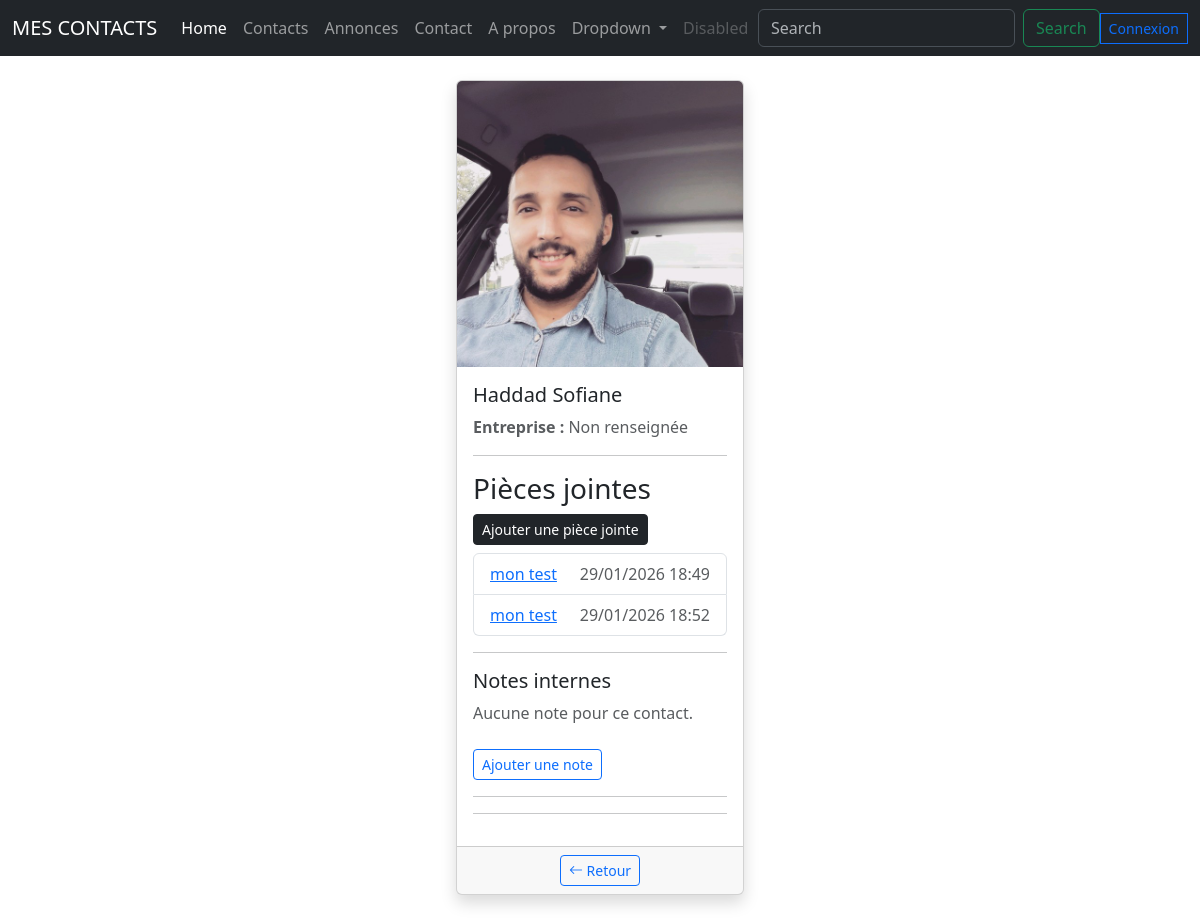
The app's page /contacts/1/ with its own data.
### contacts/models.py (models this page shows, shortened)
class Contact(models.Model):
    nom = models.CharField(max_length=100)
    prenom = models.CharField(max_length=100)
    email = models.EmailField()
    telephone = models.CharField(max_length=20, blank=True, null=True)
    photo = models.ImageField(upload_to="photos_contacts/", blank=True, null=True)
    entreprise = models.ForeignKey("Entreprise", on_delete=models.SET_NULL, null=True, blank=True)
    date_creation = models.DateTimeField(auto_now_add=True)
    date_mise_a_jour = models.DateTimeField(auto_now=True)

class PieceJointe(models.Model):
    contact = models.ForeignKey(Contact, on_delete=models.CASCADE, related_name="pieces_jointes")
    fichier = models.FileField(upload_to="pieces_jointes/")
    nom = models.CharField(max_length=255, blank=True)
    date_upload = models.DateTimeField(auto_now_add=True)

### contacts/views.py (the view)
# urls.py: path("contacts/<int:pk>/", views.contact_detail, name="contact_detail"),
def contact_detail(request, pk):
    contact = get_object_or_404(Contact, pk=pk)
    return render(request, "contacts/contact_detail.html", {"contact": contact})

### contacts/templates/contacts/contact_detail.html (shortened to what this page needs)
{% extends "contacts/base.html" %}
{% block content %}
    <div class="card shadow mx-auto m-4" style="width: 18rem;">
        {% if contact.photo %}
            <img src="{{ contact.photo.url }}" class="card-img-top" alt="...">
        {% else %}
            <span class="text-muted">Aucune photo</span>
        {% endif %}
        <div class="card-body">
             <h5 class="card-title">{{ contact.nom }} {{ contact.prenom }}</h5>
            {% if contact.entreprise %}
                <p class="text-muted mb-2">
                    <strong>Entreprise :</strong>
                    <a href="{% url 'entreprise_detail' contact.entreprise.id %}">
                        {{ contact.entreprise.nom }}
                    </a>
                </p>
            {% else %}
                <p class="text-muted mb-2">
                    <strong>Entreprise :</strong> Non renseignée
                </p>
            {% endif %}
            <hr>
            <h3>Pièces jointes</h3>
            <a href="{% url 'ajouter_piece_jointe' contact.id %}" class="btn btn-sm btn-dark mb-2">
                Ajouter une pièce jointe
            </a>
            <ul class="list-group">
                {% for pj in contact.pieces_jointes.all %}
                    <li class="list-group-item d-flex justify-content-between align-items-center">
                        <a href="{{ pj.fichier.url }}" target="_blank">{{ pj.nom|default:pj.fichier.name }}</a>
                        <span class="text-muted">{{ pj.date_upload|date:"d/m/Y H:i" }}</span>
                    </li>
                {% empty %}
                    <li class="list-group-item text-muted">Aucune pièce jointe</li>
                {% endfor %}
            </ul>
            <hr>
            <h5>Notes internes</h5>
            {% if contact.notes.all %}
                {% for note in contact.notes.all %}
                    <div class="card mb-2 shadow-sm">
                        <div class="card-body">
                            <p>{{ note.contenu }}</p>
                            <p class="text-muted small mb-0">
                                Écrit par {{ note.auteur.username }} le {{ note.date_creation|date:"d/m/Y H:i" }}
                            </p>
                        </div>
                    </div>
                {% endfor %}
            {% else %}
                <p class="text-muted">Aucune note pour ce contact.</p>
            {% endif %}
            <a href="{% url 'note_create' contact.id %}" class="btn btn-outline-primary btn-sm mt-2">
                Ajouter une note
            </a>
            <hr>
            <hr>
        </div>
        <div class="card-footer text-center">
            <a href="{% url 'contact_list' %}" class="btn btn-outline-primary btn-sm hover-btn">
                <i class="bi bi-arrow-left"></i> Retour
            </a>
        </div>
    </div>
{% endblock %}

### records on screen
Contact: photo (picture), nom "Haddad", prenom "Sofiane"
PieceJointe: nom "mon test", date_upload "29/01/2026 18:49"
PieceJointe: nom "mon test", date_upload "29/01/2026 18:52"
